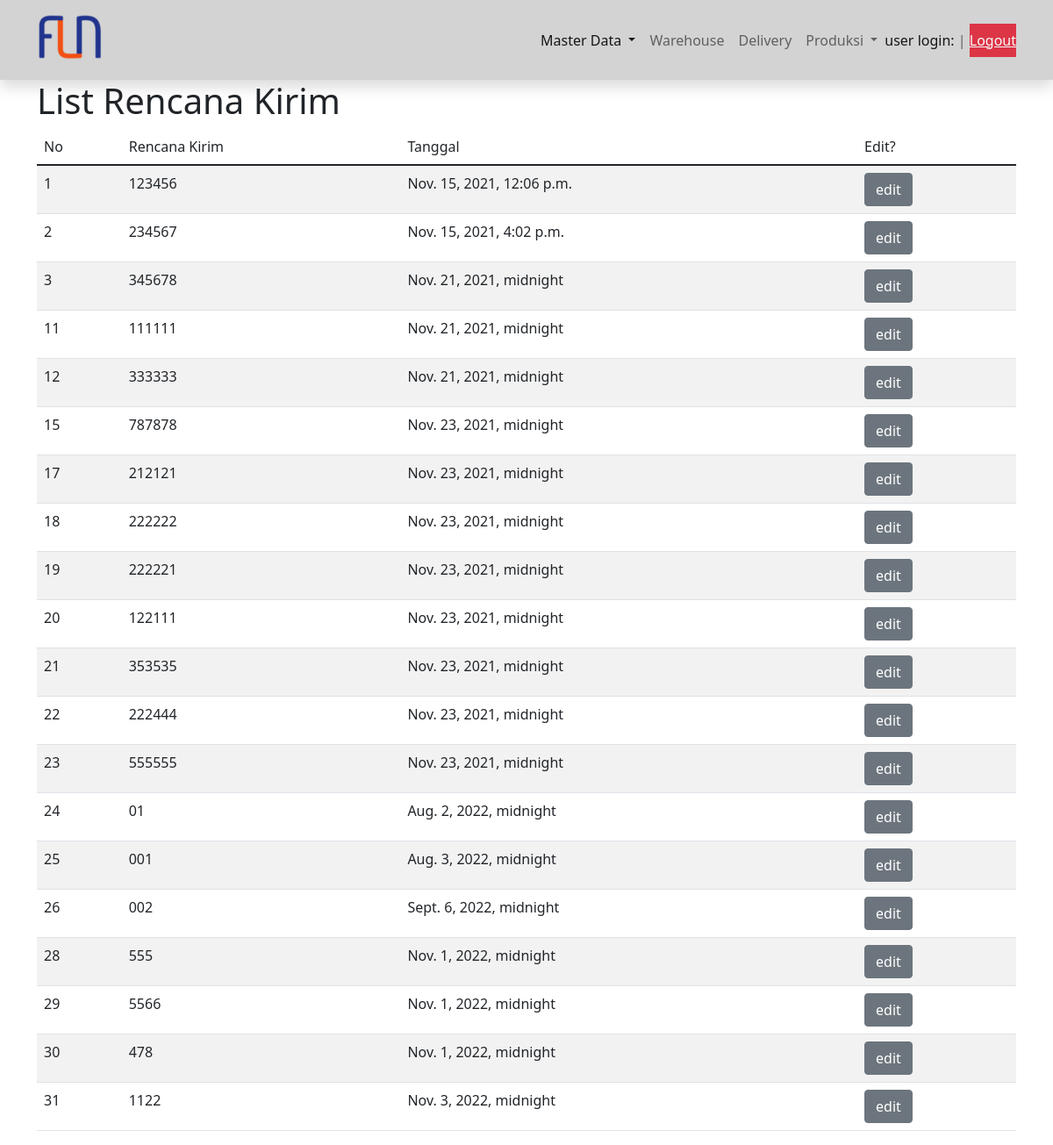
/rencana_kirim, run on the app's committed database.
### scanner/models.py (models this page shows, shortened)
class RencanaKirim(models.Model):
    nomor_sj = models.CharField(max_length=6, unique=True)
    tanggal = models.DateTimeField()
    cycle = models.IntegerField(validators=[MaxValueValidator(20),MinValueValidator(1)])
    class Status(models.TextChoices):
        OPEN = 'Open',_('Open')
        SCANNED = 'Scanned',_('Scanned')
    status = models.CharField(max_length=7, choices=Status.choices, default=Status.OPEN)

### scanner/views.py (the view)
# urls.py: path('rencana_kirim', views.RencanaKirimView.as_view(), name='view_rencana_kirim'),
class RencanaKirimView(ListView):
    model = RencanaKirim
    template_name = 'view_rencana_kirim.html'

### templates/view_rencana_kirim.html (shortened to what this page needs)
{% extends 'base.html' %}
{% load static %}
{% block content %}
<div class="container">
    <h1>List Rencana Kirim</h1>
    <div>
        <table class="table table-striped table-hover">
            <thead>
                <tr>
                    <td>No</td>
                    <td>Rencana Kirim</td>
                    <td>Tanggal</td>
                    <td>Edit?</td>
                </tr>
            </thead>
            <tbody>
                {% for rk in object_list %}
                    <tr>
                        <td>{{ rk.id }}</td>
                        <td>{{ rk.nomor_sj }}</td>
                        <td>{{ rk.tanggal }}</td>
                        <td><button type="button" class="btn btn-secondary">edit</button></td>
                    </tr>
                {% endfor %}
            </tbody>
        </table>
    </div>
</div>
{% endblock content %}

### data on the page
RencanaKirim: id "1", nomor_sj "123456", tanggal "Nov. 15, 2021, 12:06 p.m."
RencanaKirim: id "2", nomor_sj "234567", tanggal "Nov. 15, 2021, 4:02 p.m."
RencanaKirim: id "3", nomor_sj "345678", tanggal "Nov. 21, 2021, midnight"
RencanaKirim: id "11", nomor_sj "111111", tanggal "Nov. 21, 2021, midnight"
RencanaKirim: id "12", nomor_sj "333333", tanggal "Nov. 21, 2021, midnight"
RencanaKirim: id "15", nomor_sj "787878", tanggal "Nov. 23, 2021, midnight"
RencanaKirim: id "17", nomor_sj "212121", tanggal "Nov. 23, 2021, midnight"
RencanaKirim: id "18", nomor_sj "222222", tanggal "Nov. 23, 2021, midnight"
RencanaKirim: id "19", nomor_sj "222221", tanggal "Nov. 23, 2021, midnight"
RencanaKirim: id "20", nomor_sj "122111", tanggal "Nov. 23, 2021, midnight"
RencanaKirim: id "21", nomor_sj "353535", tanggal "Nov. 23, 2021, midnight"
RencanaKirim: id "22", nomor_sj "222444", tanggal "Nov. 23, 2021, midnight"
RencanaKirim: id "23", nomor_sj "555555", tanggal "Nov. 23, 2021, midnight"
RencanaKirim: id "24", nomor_sj "01", tanggal "Aug. 2, 2022, midnight"
RencanaKirim: id "25", nomor_sj "001", tanggal "Aug. 3, 2022, midnight"
RencanaKirim: id "26", nomor_sj "002", tanggal "Sept. 6, 2022, midnight"
RencanaKirim: id "28", nomor_sj "555", tanggal "Nov. 1, 2022, midnight"
RencanaKirim: id "29", nomor_sj "5566", tanggal "Nov. 1, 2022, midnight"
RencanaKirim: id "30", nomor_sj "478", tanggal "Nov. 1, 2022, midnight"
RencanaKirim: id "31", nomor_sj "1122", tanggal "Nov. 3, 2022, midnight"
